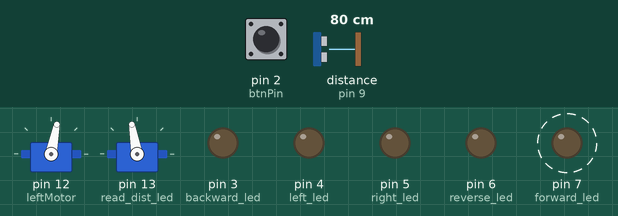
A sketch run on a simulated Arduino Uno, built with avr-gcc and run on an emulated ATmega328P. Shown: 2 × servo, output pins drawn as LEDs (lit = HIGH). Wiring (inferred from the names in the program): ultrasonic range finder: trigger pin 8; echo pin 9. Dashed ring = blinking. The inputs (shaded band) are chosen by the test bench; at power-on: distance to the obstacle (sensor on pin 9) 80 cm, pin 2 (btnPin) LOW. The echo pulse lasts 58.3 µs per cm; random numbers use the default seed unless the sketch sets one; pins used as bus, display or sensor lines are not drawn; what the sketch prints to the serial monitor is not drawn.

Above: at 1.04 s.
1.3 s: distance to the obstacle (sensor on pin 9) set to 2 cm
At 1.82 s:
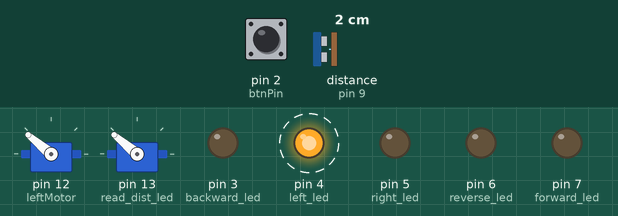
4.3 s: distance to the obstacle (sensor on pin 9) set to 20 cm
7.3 s: distance to the obstacle (sensor on pin 9) set to 23 cm
At 7.95 s:
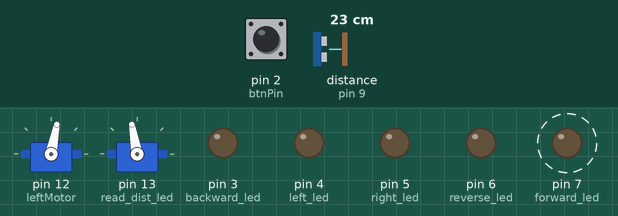
10.3 s: distance to the obstacle (sensor on pin 9) set to 4 cm
At 30.9 s:
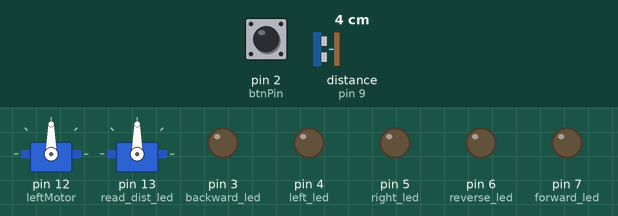
Timing chart, 0 to 36.7 s (numbered marks = the images above; inputs shaded):
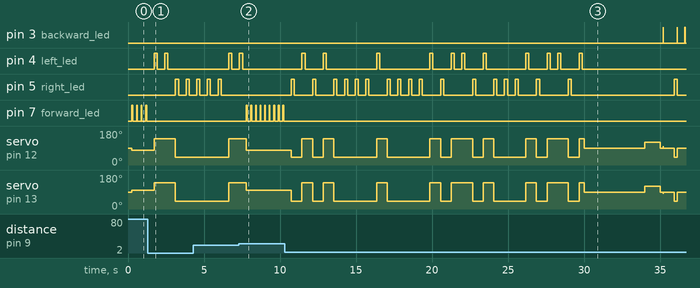

Measured:
- the behaviour switches between 21 and 22 cm on distance to the obstacle (sensor on pin 9) (found by bisection; images 1 and 2)
- after the input at 1.3 s, pin 4 (left_led): alternates HIGH for 0.20 s and LOW for 0.50 s, 4 changes in all, then stays LOW, starting after 0.42 s; pin 5 (right_led): alternates HIGH for 0.20 s and LOW for 0.50 s, starting after 1.8 s
- after the input at 7.3 s, pin 7 (forward_led): alternates HIGH for 0.05 s and LOW for 0.25 s, starting after 0.48 s
- after the input at 10.3 s, pin 4 (left_led): LOW → HIGH after 1.1 s, → LOW 0.20 s later, → HIGH 1.2 s later, → LOW 0.20 s later, … (22 changes in this stretch); pin 5 (right_led): LOW → HIGH after 0.44 s, → LOW 0.20 s later, → HIGH 1.2 s later, → LOW 0.20 s later, … (36 changes in this stretch)
- by itself, pin 7 (forward_led): alternates HIGH for 0.05 s and LOW for 0.26 s

The sketch:

MyCode.ino
```cpp
#include <Servo.h>
#include <SoftwareSerial.h>

//Definition of Variables
Servo leftMotor;
Servo rightMotor;

SoftwareSerial nodeMCU(10, 11);  // Rx, Tx pins

//Time variables
const int serPeriod = 250;
unsigned long serialDelay = 0;
unsigned long turnPeriod;
unsigned long turnStart;

// Delays
const int loopPeriod = 250;
unsigned long LoopDelay = 0;
unsigned long startTime = 0;
unsigned long duration = 30000;                //remember to change  below
unsigned long newDuration = duration + 12003;  //modify the value

//Sonor Pins
const int _trigger = 8;
const int _echo = 9;

//Start Button
const int btnPin = 2;
int btnState = 0;

//Indication Leds
const int left_led = 4;
const int right_led = 5;
const int reverse_led = 6;
const int read_dist_led = 13;
const int forward_led = 7;
const int backward_led = 3;


//Sensor variables
int ult_distance;
int ult_duration;

// Coordinates for navigation
float currentX = 0.0;
float currentY = 0.0;
float targetX = 0.0;
float targetY = 0.0;

// Constants
#define FORWARD 0
#define LEFT 1
#define RIGHT 2
#define EXPLORE 3
#define FOOD 4
#define HOME 5

// State and Mode of the robot
int state = FORWARD;
int mode = EXPLORE;

// Array for movement
int* myPath = NULL;
int size = 0;

// MAKING THE FUNCTION OF A VECTOR LIKE ARRAY
void addElement(int element) {
  // Allocate memory for a new array that's one element larger than the current array
  int* temp = new int[size + 1];
  // Copy the current array into the new array
  for (int i = 0; i < size; i++) {
    temp[i] = myPath[i];
  }
  // Add the new element to the end of the new array
  temp[size] = element;
  // Free memory used by the old array
  delete[] myPath;
  // Point the myArray pointer to the new array
  myPath = temp;
  // Update the size of the array
  size++;
}

// Function to reset myPath and clear its values
void resetPath() {
  // Free memory used by the current array
  delete[] myPath;
  // Set myPath pointer to NULL
  myPath = NULL;
  // Reset the size to 0
  size = 0;
}

// PRINTING THE ARRAY CONTENT
void printArray() {
  Serial.println("Path:");
  for (int i = 0; i < size; i++) {
    Serial.print(myPath[i]);
    Serial.print(" ");
  }
  Serial.println();
}

// READ THE COORDINATES OFF OF WIFI MODULE
void readCoordinates() {
  if (nodeMCU.available()) {
    // Read the data sent from the NodeMCU
    String data = nodeMCU.readStringUntil('\n');

    // Parse the data and extract the coordinates
    sscanf(data.c_str(), "%f,%f,%f,%f", &targetX, &targetY, &currentX, &currentY);

    // Print the coordinates for verification
    Serial.print("Received coordinates: targetX=");
    Serial.print(targetX);
    Serial.print(", targetY=");
    Serial.print(targetY);
    Serial.print(", currentX=");
    Serial.print(currentX);
    Serial.print(", currentY=");
    Serial.println(currentY);
    mode = FOOD;

  } else {
    mode = EXPLORE;
  }
}

// Setup of pins and baud
void setup() {

  Serial.begin(9600);
  nodeMCU.begin(9600);

  // Setting the motors
  pinMode(_trigger, OUTPUT);
  pinMode(_echo, INPUT);
  pinMode(btnPin, INPUT);
  leftMotor.attach(12);
  rightMotor.attach(13);

  //LED for showing the functions
  pinMode(left_led, OUTPUT);
  pinMode(right_led, OUTPUT);
  pinMode(reverse_led, OUTPUT);
  pinMode(read_dist_led, OUTPUT);
  pinMode(backward_led, OUTPUT);
  pinMode(forward_led, OUTPUT);
}

// SENSOR READING FUNCTION
void readSensor() {
  // indicator on
  digitalWrite(read_dist_led, HIGH);

  //send impulse every 10 Microseconds
  digitalWrite(_trigger, HIGH);
  delayMicroseconds(10);
  digitalWrite(_trigger, LOW);
  //read the echo
  ult_duration = pulseIn(_echo, HIGH);
  ult_distance = (ult_duration / 2) / 29;

  // indicator off
  digitalWrite(read_dist_led, LOW);
}

// SIMPLE MOVEMENT FUNCTIONS

void turnRight() {
  // indicator on
  digitalWrite(right_led, HIGH);

  //turning period conditions
  turnPeriod = 200;
  turnStart = millis();
  //turning
  while ((millis() - turnStart) < turnPeriod) {
    rightMotor.write(40);
    leftMotor.write(40);
  }
  // indicator off
  digitalWrite(right_led, LOW);
}

void moveBackward() {
  // indicator on
  digitalWrite(backward_led, HIGH);

  //turning period conditions
  turnPeriod = 10;
  turnStart = millis();
  //backward
  while ((millis() - turnStart) < turnPeriod) {
    rightMotor.write(82);
    leftMotor.write(100.005);
  }
  // indicator off
  digitalWrite(backward_led, LOW);
}

void moveForward() {
  // indicator on
  digitalWrite(forward_led, HIGH);

  turnPeriod = 50;
  turnStart = millis();
  //turning
  while ((millis() - turnStart) < turnPeriod) {
    rightMotor.write(100.3); // changing the speed to add 0.3
    leftMotor.write(79.5);
  }
  // indicator off
  digitalWrite(forward_led, LOW);
}

void turnLeft() {
  // indicator on
  digitalWrite(left_led, HIGH);

  //turning period conditions
  turnPeriod = 200;
  turnStart = millis();
  //turning
  while ((millis() - turnStart) < turnPeriod) {
    rightMotor.write(140);
    leftMotor.write(140);
  }
  // indicator off
  digitalWrite(left_led, LOW);
}

void rotation() {

  turnPeriod = 1000;
  turnStart = millis();
  //turning

  while ((millis() - turnStart) < turnPeriod) {
    rightMotor.write(120);
    leftMotor.write(120);
  }
}

void stopped() {
  rightMotor.write(90);
  leftMotor.write(90);
}

// COMPLEX MOVEMENT FUNCTIONS

void movement() {
  // move forward until there is an obtacle
  if (state == FORWARD) {
    addElement(state);
    Serial.print(state);

    if (ult_distance > 20 || ult_distance < -5) {
      moveForward();
    } else {

      // creating a random movement
      int random = rand() % 10;
      if (random > 5) {
        state = LEFT;
        addElement(state);
        Serial.print(state);

      } else {
        state = RIGHT;
        addElement(state);
        Serial.print(state);
      }
    }
  } else if (state == LEFT) {
    turnLeft();
    state = FORWARD;
    addElement(state);
    Serial.print(state);

  } else if (state == RIGHT) {
    turnRight();
    state = FORWARD;
    addElement(state);
    Serial.print(state);
  }
}

void reverseDir() {
  // after turning 360 degrees
  pinMode(reverse_led, HIGH);  // indicator on

  for (int i = size - 1; i >= 0; i--) {
    readSensor();
    state = myPath[i];

    if (state == LEFT) {
      delay(200);
      turnRight();
      Serial.print(state);
    }
    if (state == RIGHT) {
      delay(200); // to calibrate with time
      turnLeft();
      Serial.print(state);
    }

    if (state == FORWARD && (ult_distance > 20 || ult_distance < -5)) {
      delay(200);
      moveForward();
      Serial.print(state);
    } else {
      moveBackward();
      Serial.print(state);
      stopped();
      delay(500);
    }
    if (state != RIGHT && state != LEFT && state != FORWARD) {
      stopped();
    }
  }
  pinMode(reverse_led, LOW);
  delay(50);
}

void moveToTarget(float targetX, float targetY) {
  const float maxDistance = 20.0;     // Maximum distance to move in one iteration
  const float targetThreshold = 1.0;  // Threshold distance to consider reaching the target

  while (true) {
    float theta = atan2(targetY - currentY, targetX - currentX);              // Angle between robot and target
    float d = sqrt(pow(targetX - currentX, 2) + pow(targetY - currentY, 2));  // Distance to target
    // Check if the target has been reached
    if (d <= targetThreshold) {
      break;
    }
    // Read sensor to detect obstacles
    readSensor();

    // Check if obstacle detected within a certain threshold distance
    if (ult_distance < maxDistance) {
      // Correct the angle by turning right
      turnRight();
    } else {
      // Calculate the proportional angle correction
      float angleError = theta - atan2(targetY - (currentY + maxDistance * sin(theta)), targetX - (currentX + maxDistance * cos(theta)));
      // Normalize the angle error to [-PI, PI]
      if (angleError > PI) {
        angleError -= 2 * PI;
      } else if (angleError < -PI) {
        angleError += 2 * PI;
      }

      // Correct the angle by turning proportional to the error
      float angleCorrection = 0.5 * angleError;  // Proportional gain
      // ===>>>> turn();
      // Move forward a maximum distance towards the target
      float moveDistance = min(maxDistance, d);  // Move as close as possible to the target
      // ====>>>> moveForward();

      // Update the current position
      currentX += moveDistance * cos(theta);
      currentY += moveDistance * sin(theta);
    }
  }
}

// THE MAIN NAVIGATION FUNCTION
// STILL IN THE EDITING
void navigation() {

  // DISPLACEMENT
  if (mode == EXPLORE) {
    Serial.println("Entering the movement");
    resetPath();
    // The robot should explore for the specified duration
    while (millis() < duration) {
      // Perform the following actions every 0.25 seconds
      if (millis() - LoopDelay >= loopPeriod) {
        readSensor();          // Read the sensor
        movement();            // Move randomly
        LoopDelay = millis();  // Update for the next check
      }
    }
    stopped();
    mode = HOME;  // Change the mode to head back home
    delay(4000);
    Serial.println("Done with the movement");
  }

  if (mode == HOME) {
    Serial.println("mode of going home");
    // Start by stopping and rotating
    stopped();
    rotation();  // Perform a 360-degree rotation
    stopped();
    printArray();
    // Return to the origin
    do {
      moveBackward();
      reverseDir();  // Reverse movement of the robot
      delay(200);
    } while (millis() < newDuration);

    stopped();
    rotation();  // Perform a 360-degree rotation
    stopped();

    mode = EXPLORE;
    Serial.println("done with reverse");
    duration = millis() + 30000UL;
  }

  if (mode == FOOD) {
    // Pursue the food target
    moveToTarget(targetX, targetY);
  } else {
    // Keep the robot stopped in other cases
    stopped();
  }
}

void loop() {

  // read the state of the button
  btnState = digitalRead(btnPin);
  state = FORWARD;

  do {

    // cheching the WiFi Module
    if (Serial.available() != 0) {
      readCoordinates();
      // change the mode if there is a target detected
      if (targetY != 0.0 || targetX != 0.0) {
        mode = FOOD;
      } else {
        mode = EXPLORE;  // remain in Exploration
      }
    } else {
      mode = EXPLORE;  // remain in exploration mode
    }
    navigation();
  } while (btnState == HIGH);
}
```
